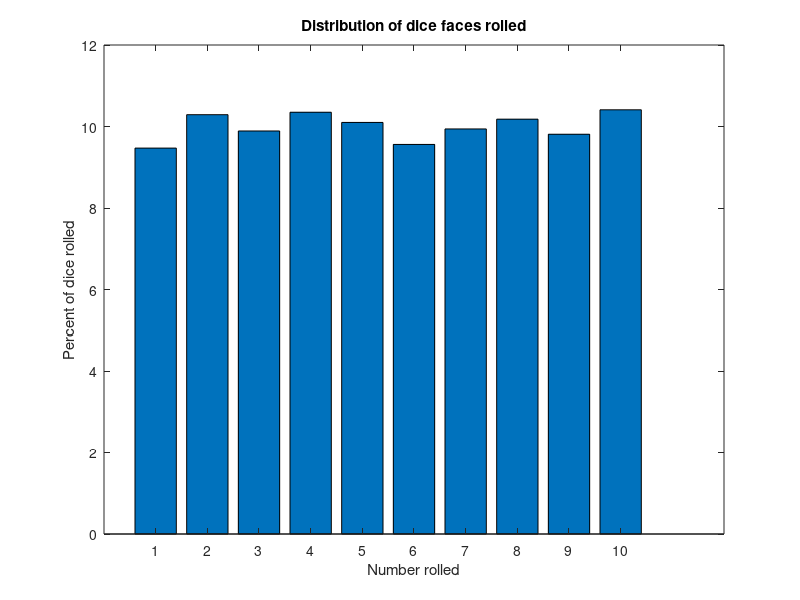

Write MATLAB code to recreate this figure.
%%%%%%%%%%%%%%%%%%%%%%%%%%%%%%%%%%%%%%%%%%%%%%%%%%%%%%%%%%%%%%%%%%%%%%%%%%%%
%Caleb Lainhart
%10/7/2023
%Homework3_Lainhart
%%%%%%%%%%%%%%%%%%%%%%%%%%%%%%%%%%%%%%%%%%%%%%%%%%%%%%%%%%%%%%%%%%%%%%%%%%%%
function [output] = Homework3_Lainhart()
%%%%%%%%%%%%%%%%%%%%%%%%%%%%%%%%%%%%%%%%%%%%%%%%%%%%%%%%%%%%%%%%%%%%%%%%%%%%
%Predeclerations
%%%%%%%%%%%%%%%%%%%%%%%%%%%%%%%%%%%%%%%%%%%%%%%%%%%%%%%%%%%%%%%%%%%%%%%%%%%%
%rolls a ten sided die 10000 times 
rolls = round(rand(1,10000).*10+0.5);
%%%%%%%%%%%%%%%%%%%%%%%%%%%%%%%%%%%%%%%%%%%%%%%%%%%%%%%%%%%%%%%%%%%%%%%%%%%%
%Main
%%%%%%%%%%%%%%%%%%%%%%%%%%%%%%%%%%%%%%%%%%%%%%%%%%%%%%%%%%%%%%%%%%%%%%%%%%%%
%finds the number of times each number is rolled
count1 =length(find(rolls==1));
count2 =length(find(rolls==2));
count3 =length(find(rolls==3));
count4 =length(find(rolls==4));
count5 =length(find(rolls==5));
count6 =length(find(rolls==6));
count7 =length(find(rolls==7));
count8 =length(find(rolls==8));
count9 =length(find(rolls==9));
count10 =length(find(rolls==10));
%Puts all of the counts of how many times each number is rolled into a
%single array
output = [count1,count2,count3,count4,count5,count6,count7,count8,count9,count10];
%finds the number that appears the most
[county,idx]= max(output);
%%%%%%%%%%%%%%%%%%%%%%%%%%%%%%%%%%%%%%%%%%%%%%%%%%%%%%%%%%%%%%%%%%%%%%%%%%%%
%Output
%%%%%%%%%%%%%%%%%%%%%%%%%%%%%%%%%%%%%%%%%%%%%%%%%%%%%%%%%%%%%%%%%%%%%%%%%%%%
% prints the number that appears the most 
fprintf("the number %d appears the most",idx);
%creates a bar graph showing the distribution of the dice faces in
%percentages
bar([1:1:10],output./100);
xlabel("Number rolled");
ylabel("Percent of dice rolled");
title("Distribution of dice faces rolled");
end